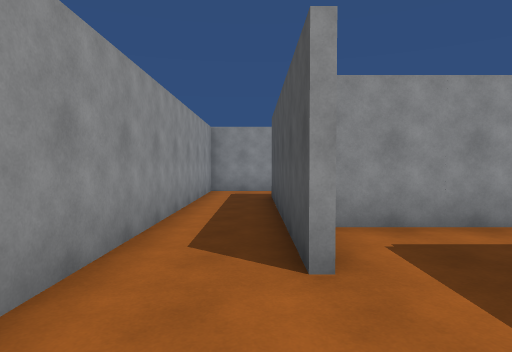
[1] (above)

16 first-person views from a walk through a scene from a Unity 3-D project. The camera is 1.5 m above the floor, tilts 2° down and sees 75° across. The floor is counted in squares, 1.8 m on a side. Each view is taken from the middle of a square. On the plan, view 1 faces up. The plan holds only what a view shows up to about 11 squares ahead; the rest is blank. The place goes on beyond the plan. The player is left out.

[2]
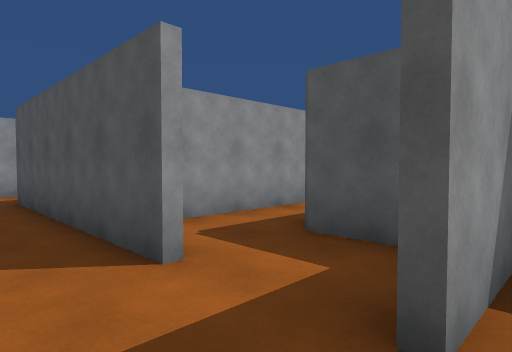

[3]
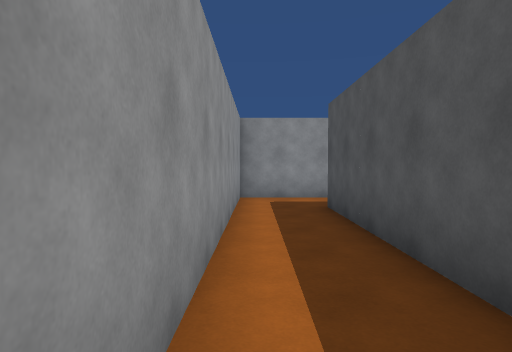

[4]
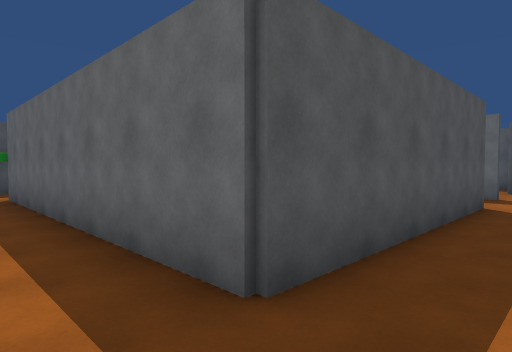

[5]
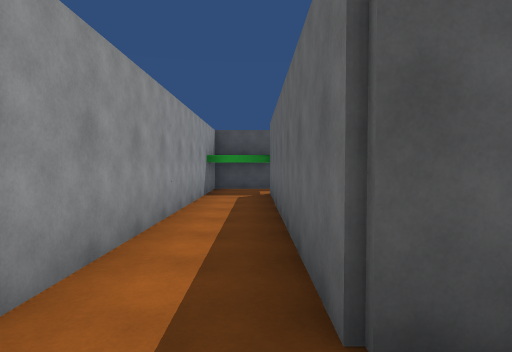

[6]
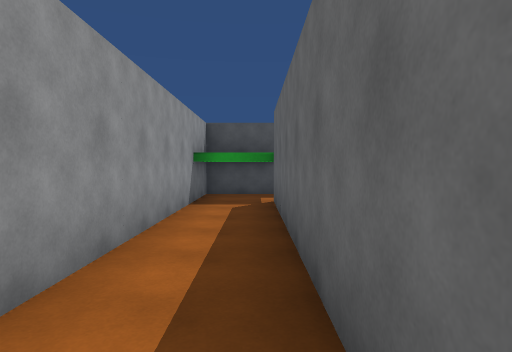

[7]
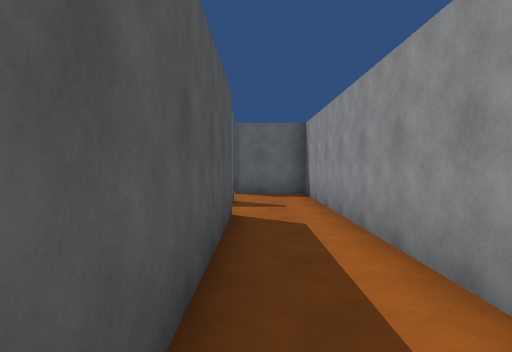

[8]
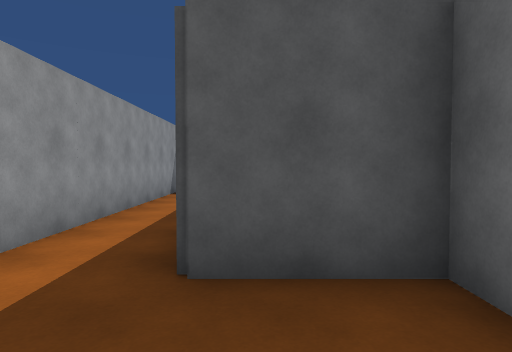

[9]
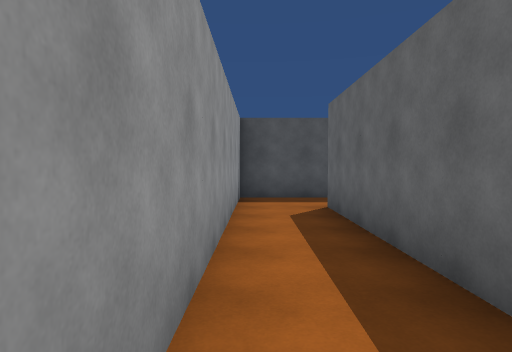

[10]
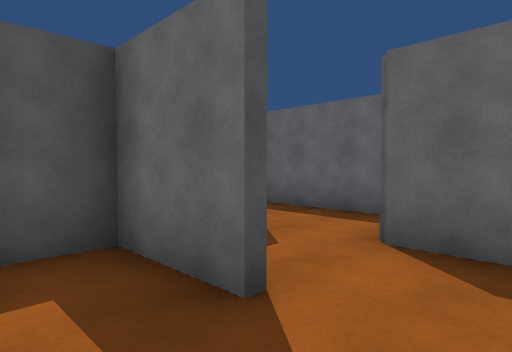

[11]
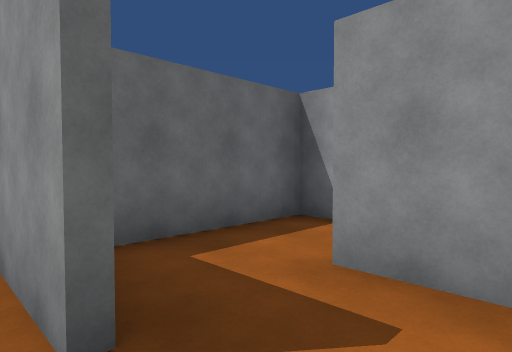

[12]
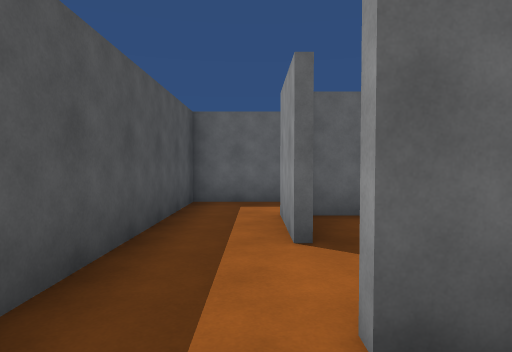

[13]
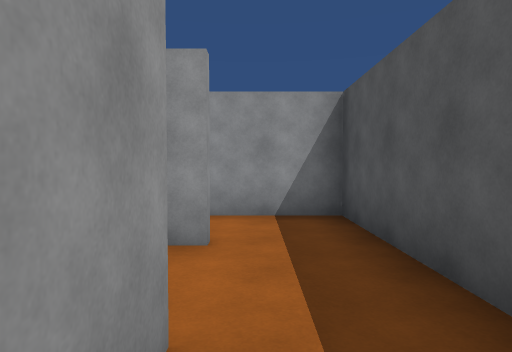

[14]
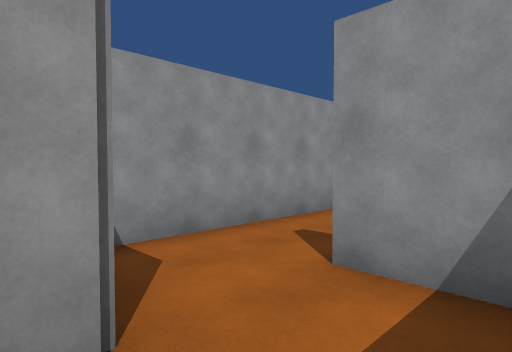

[15]
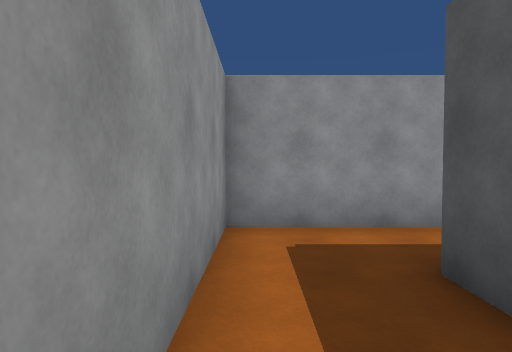

[16]
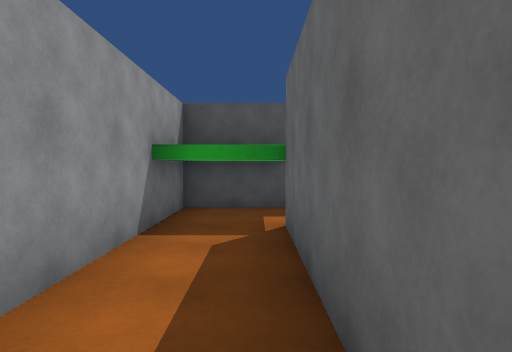

### Floor plan
Ten units are one square. View 1 is at (0, 0); x grows to the right and y downward. Boxes are objects, and circles mark ways between rooms. Rooms are numbered by the first view taken in them; rooms with no view inside come last. Other rooms are left out.
<svg viewBox="-19 -110 128 150">
<path fill="none" stroke="#000" d="M-14 -25 -14 14 6 14M21 -4 5 -4M4 -24 4 -86 85 -86 85 -105M99 -104 -14 -104 -14 -25M38 -26 85 -26M100 -44 10 -44M4 -6 24 -6 24 -26M104 -21 104 -45M46 14 46 34M45 -4 40 -4M39 -6 45 -6M26 2 26 15M16 34 41 34M64 35 64 -24 42 -24M6 14 6 34 16 34"/>
<circle cx="-10" cy="-30" r="3" fill="#2a7"/>
<circle cx="10" cy="-20" r="3" fill="#2a7"/>
<circle cx="10" cy="10" r="3" fill="#2a7"/>
<circle cx="20" cy="20" r="3" fill="#2a7"/>
<text x="0" y="-10">1</text>
<text x="20" y="-90">2</text>
<text x="50" y="-40">3</text>
<text x="40" y="10">4</text>
<text x="10" y="20">5</text>
</svg>
Room 1 opens to room 2. Room 1 opens to room 3. Room 1 opens to room 5. Room 4 opens to room 5.

Where each view was taken, in squares from view 1:
view 1: 0 up, 0 right, facing up
view 2: 0 up, 1 left, facing up-right
view 3: 2 up, 1 left, facing up
view 4: 10 up, 1 left, facing down-right
view 5: 9 up, 1 left, facing right
view 6: 9 up, 1 right, facing right
view 7: 8 up, 0 right, facing down
view 8: 2 up, 0 right, facing right
view 9: 4 up, 2 right, facing right
view 10: 2 up, 1 left, facing down-right
view 11: 0 up, 5 right, facing down-left
view 12: 2 up, 5 right, facing down
view 13: 3 down, 5 right, facing up
view 14: 2 down, 2 right, facing up-left
view 15: 6 up, 1 left, facing up
view 16: 9 up, 4 right, facing right
